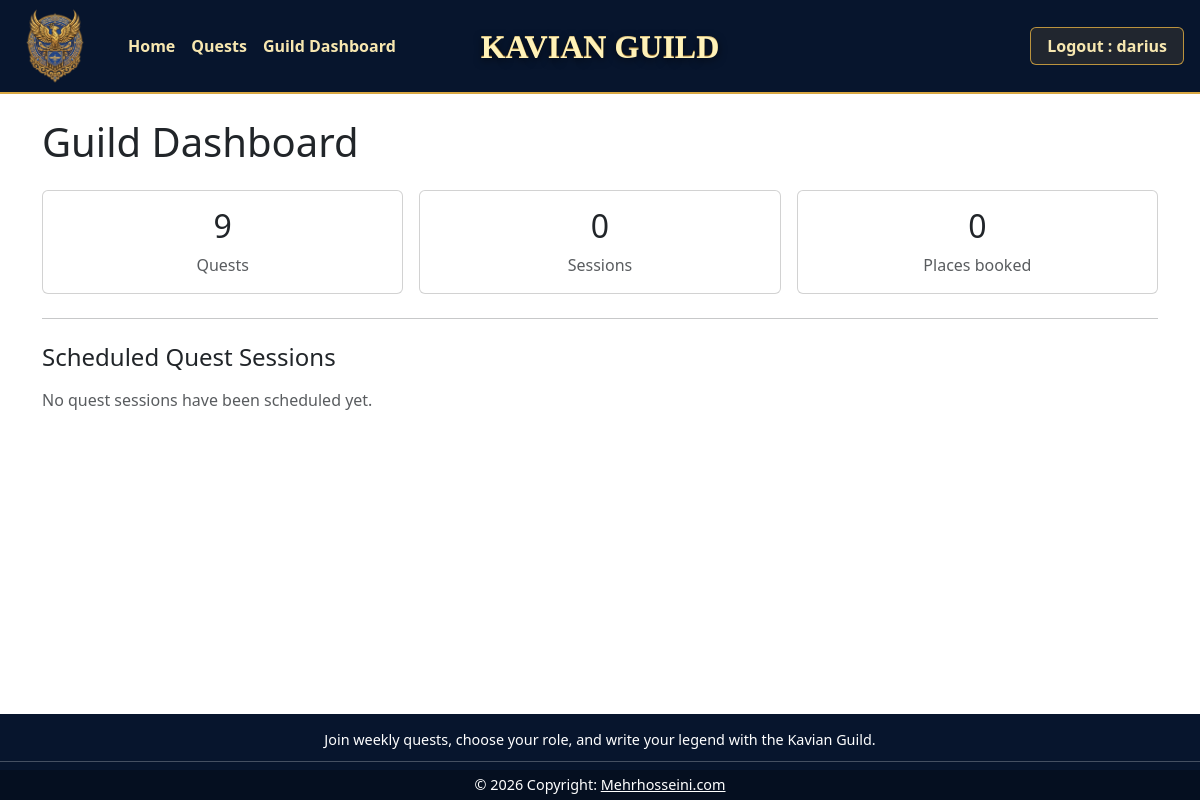
The page /guild-dashboard (signed in) on the database as committed earlier.
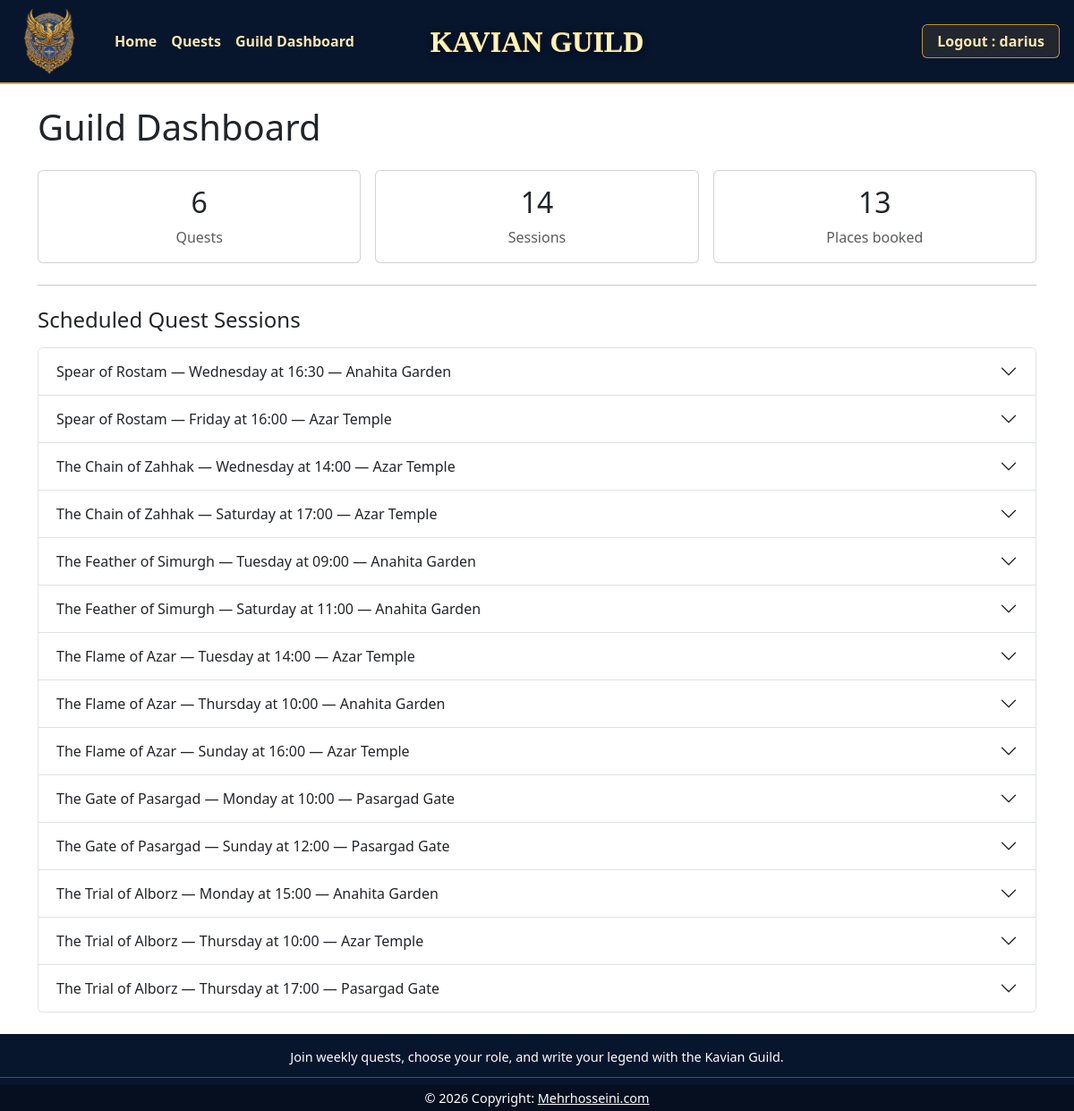
The same page on the database as committed later.
### tables this page shows
CREATE TABLE quests (
        id               INTEGER PRIMARY KEY AUTOINCREMENT,
        title            TEXT    NOT NULL,
        duration_minutes INTEGER NOT NULL CHECK (duration_minutes > 0),
        quest_type       TEXT    NOT NULL CHECK (quest_type IN ('Razm','Rah','Chistan','Sayeh','Atar','Alborz')),
        difficulty       TEXT    NOT NULL CHECK (difficulty IN ('easy','medium','hard')),
        description      TEXT    NOT NULL,
        image            TEXT
    );

CREATE TABLE quest_sessions (
            id           INTEGER PRIMARY KEY AUTOINCREMENT,
            quest_id     INTEGER NOT NULL,
            day          TEXT    NOT NULL,
            start_time   TEXT    NOT NULL,
            start_minute INTEGER NOT NULL,
            location     TEXT    NOT NULL CHECK (location IN ('Azar Temple','Anahita Garden','Pasargad Gate')),
            FOREIGN KEY (quest_id) REFERENCES quests(id)
        );

### app.py (the view)
@app.route("/guild-dashboard")
@login_required
def guild_dashboard():
    if not current_user.is_guild_master():
        abort(403)
    stats = participations_dao.get_guild_stats()
    sessions = quest_sessions_dao.get_all_sessions_with_quest()
    session_rows = []
    for session in sessions:
        role_totals = participations_dao.get_role_totals(session["id"])
        total_reserved = sum(role_totals.values())
        remaining_by_role = {}
        for role, capacity in ROLE_CAPACITIES.items():
            reserved = role_totals.get(role, 0)
            remaining_by_role[role] = capacity - reserved
        if role_totals:
            most_requested_role = max(role_totals, key=role_totals.get)
        else:
            most_requested_role = "None yet"
        session_rows.append(
            {
                "session": session,
                "role_totals": role_totals,
                "total_reserved": total_reserved,
                "remaining_by_role": remaining_by_role,
                "most_requested_role": most_requested_role,
                "has_participations": total_reserved > 0,
            }
        )
    return render_template(
        "guild_dashboard.html",
        stats=stats,
        session_rows=session_rows,
        role_capacities=ROLE_CAPACITIES,
    )

### app.py (called while the page is built)
@login_manager.user_loader
def load_user(user_id):
    return users_dao.get_user_by_id(int(user_id))

### db.py (called while the page is built)
def get_connection():
    conn = sqlite3.connect(DATABASE_PATH)
    conn.row_factory = sqlite3.Row   # rows behave like dicts: row["email"]
    conn.execute("PRAGMA foreign_keys = ON;")
    return conn

### models.py (called while the page is built)
    def is_guild_master(self):              # handy helper for permission checks
        return self.role == "guildmaster"

### participations_dao.py (called while the page is built)
def get_role_totals(session_id, exclude_participation_id=None):
    conn = get_connection()
    sql = """
        SELECT role, COALESCE(SUM(places), 0) AS places
        FROM participations
        WHERE session_id = ?
    """
    params = [session_id]
    if exclude_participation_id is not None:
        sql += " AND id != ?"
        params.append(exclude_participation_id)
    sql += " GROUP BY role"
    rows = conn.execute(sql, params).fetchall()
    conn.close()
    return {row["role"]: row["places"] for row in rows}

### templates/guild_dashboard.html (shortened to what this page needs)
{% extends 'base.html' %}
{% block content %}
<h1 class="mb-4">Guild Dashboard</h1>
<div class="row g-3">
    <div class="col-md-4">
        <div class="card text-center">
            <div class="card-body">
                <h2 class="card-title">{{ stats.quest_count }}</h2>
                <p class="card-text text-muted">Quests</p>
            </div>
        </div>
    </div>
    <div class="col-md-4">
        <div class="card text-center">
            <div class="card-body">
                <h2 class="card-title">{{ stats.session_count }}</h2>
                <p class="card-text text-muted">Sessions</p>
            </div>
        </div>
    </div>
    <div class="col-md-4">
        <div class="card text-center">
            <div class="card-body">
                <h2 class="card-title">{{ stats.total_places }}</h2>
                <p class="card-text text-muted">Places booked</p>
            </div>
        </div>
    </div>
</div>
<hr class="my-4">
<h2 class="h4 mb-3">Scheduled Quest Sessions</h2>
{% if session_rows %}
<div class="accordion" id="guildSessionsAccordion">
    {% for row in session_rows %}
    {% set session = row.session %}
    <div class="accordion-item">
        <h2 class="accordion-header" id="heading-{{ session.id }}">
            <button class="accordion-button collapsed" type="button" data-bs-toggle="collapse"
                data-bs-target="#collapse-{{ session.id }}" aria-expanded="false"
                aria-controls="collapse-{{ session.id }}">
                {{ session.quest_title }} — {{ session.day }} at {{ session.start_time }} — {{ session.location }}
            </button>
        </h2>
    </div>
    {% endfor %}
</div>
{% else %}
<p class="text-muted">No quest sessions have been scheduled yet.</p>
{% endif %}
{% endblock %}

Rows that differ between the two databases and show on the page:
now on this page (row unchanged): quests: quest_title "Spear of Rostam" "Spear of Rostam"
added quest_sessions: day "Wednesday", start_time "16:30", location "Anahita Garden"
added quest_sessions: day "Friday", start_time "16:00", location "Azar Temple"
now on this page (row unchanged): quests: quest_title "The Chain of Zahhak" "The Chain of Zahhak"
added quest_sessions: day "Wednesday", start_time "14:00", location "Azar Temple"
added quest_sessions: day "Saturday", start_time "17:00", location "Azar Temple"
now on this page (row unchanged): quests: quest_title "The Feather of Simurgh" "The Feather of Simurgh"
added quest_sessions: day "Tuesday", start_time "09:00", location "Anahita Garden"
added quest_sessions: day "Saturday", start_time "11:00", location "Anahita Garden"
now on this page (row unchanged): quests: quest_title "The Flame of Azar" "The Flame of Azar" "The Flame of Azar"
added quest_sessions: day "Tuesday", start_time "14:00", location "Azar Temple"
added quest_sessions: day "Thursday", start_time "10:00", location "Anahita Garden"
added quest_sessions: day "Sunday", start_time "16:00", location "Azar Temple"
now on this page (row unchanged): quests: quest_title "The Gate of Pasargad" "The Gate of Pasargad"
added quest_sessions: day "Monday", start_time "10:00", location "Pasargad Gate"
added quest_sessions: day "Sunday", start_time "12:00", location "Pasargad Gate"
now on this page (row unchanged): quests: quest_title "The Trial of Alborz" "The Trial of Alborz" "The Trial of Alborz"
added quest_sessions: day "Monday", start_time "15:00", location "Anahita Garden"
added quest_sessions: day "Thursday", start_time "10:00", location "Azar Temple"
added quest_sessions: day "Thursday", start_time "17:00", location "Pasargad Gate"
Other text that changed with them:
{{ stats.quest_count }}: "9" → "6"
{{ stats.session_count }}: "0" → "14"
{{ stats.total_places }}: "0" → "13"
new list line: "— at —"
text no longer shown: "No quest sessions have been scheduled yet."
